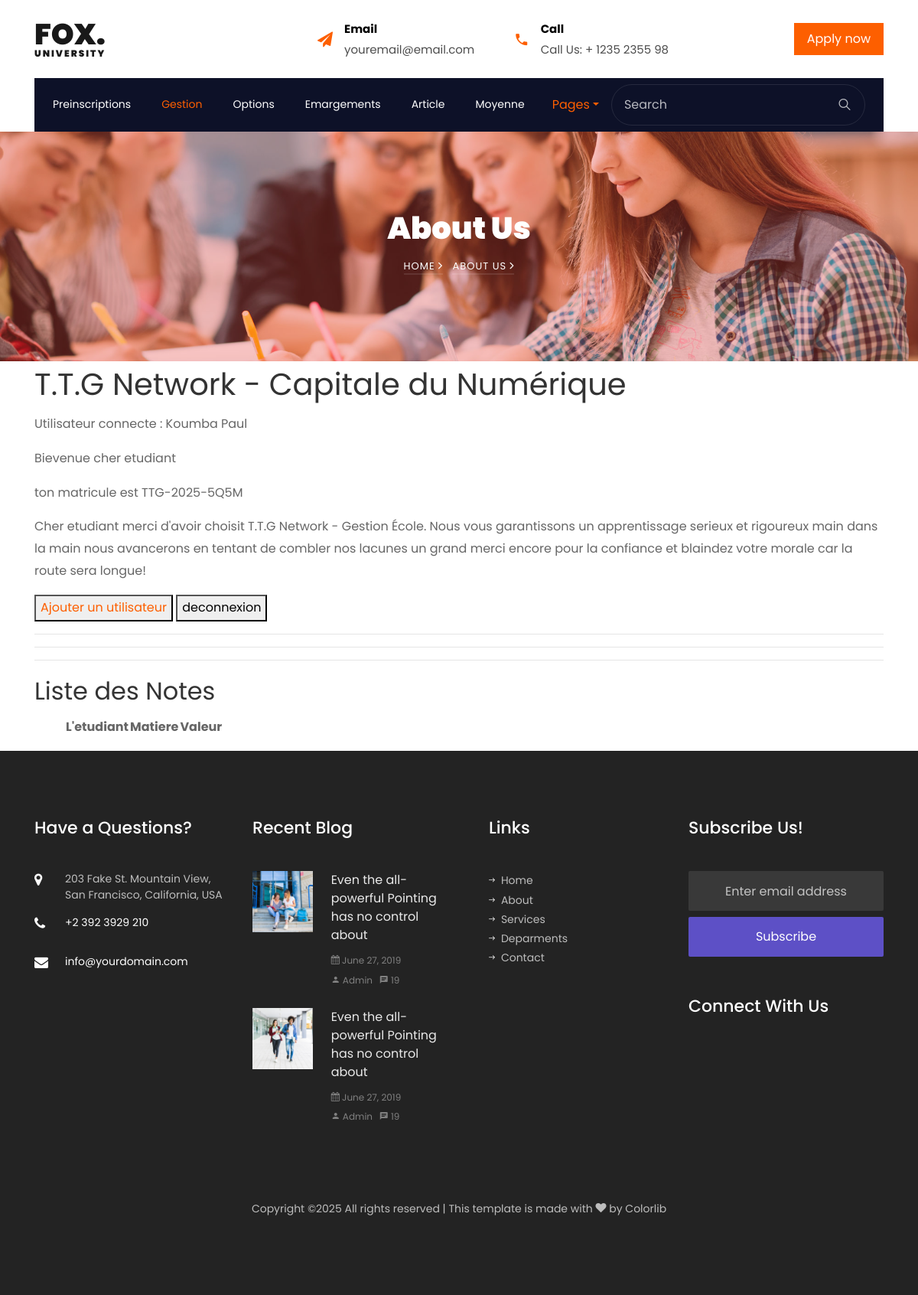
The app's page /note (signed in) with its own data.
### Projet_annee/models.py (models this page shows)
class User(AbstractUser):
    ROLES = (
        ('admin', 'Administrateur'),
        ('formateur', 'Formateur'),
        ('etudiant', 'Étudiant'),
        ('parent', 'Parent'),
    )
    role = models.CharField(max_length=20, choices=ROLES)
    code_formateur = models.CharField(max_length=10, unique=True, null=True, blank=True)
    code_parent = models.CharField(max_length=10, unique=True, null=True, blank=True)
    matricule = models.CharField(max_length=30, unique=True, null=True, blank=True)

### Projet_annee/views.py (the view)
# urls.py: path('note', views.notes_view, name='note'),
@login_required
def notes_view(request):
    notes = Note.objects.all()
    return render(request, 'liste_notes.html', {'notes': notes})

### Projet_annee/templates/liste_notes.html (shortened to what this page needs)
{% extends "base.html" %}
{% block content %}
  <hr>
  <h2>Liste des Notes</h2>
  <ul>
      <table>
        <tr>
          <th>L'etudiant</th>
          <th>Matiere</th>
          <th>Valeur</th>
        </tr>
      </table>
  </ul>
{% endblock %}

### Projet_annee/templates/base.html (shortened to what this page needs)
<!DOCTYPE html>
{% load static  %}
<html lang="en">
  <head>
    <link rel="stylesheet" href="{% static 'css/open-iconic-bootstrap.min.css' %}">
    <link rel="stylesheet" href="{% static 'css/animate.css' %}">
    <link rel="stylesheet" href="{% static 'css/owl.carousel.min.css' %}">
    <link rel="stylesheet" href="{% static 'css/owl.theme.default.min.css' %}">
    <link rel="stylesheet" href="{% static 'css/magnific-popup.css' %}">
    <link rel="stylesheet" href="{% static 'css/aos.css' %}">
    <link rel="stylesheet" href="{% static 'css/ionicons.min.css' %}">
    <link rel="stylesheet" href="{% static 'css/flaticon.css' %}">
    <link rel="stylesheet" href="{% static 'css/icomoon.css' %}">
    <link rel="stylesheet" href="{% static 'css/style.css' %}">
  </head>
  <body>
	  <div class="bg-top navbar-light">
    	<div class="container">
    		<div class="row no-gutters d-flex align-items-center align-items-stretch">
    			<div class="col-md-4 d-flex align-items-center py-4">
    				<a class="navbar-brand" href="index.html">Fox. <span>University</span></a>
    			</div>
	    		<div class="col-lg-8 d-block">
		    		<div class="row d-flex">
					    <div class="col-md d-flex topper align-items-center align-items-stretch py-md-4">
					    	<div class="icon d-flex justify-content-center align-items-center"><span class="icon-paper-plane"></span></div>
					    	<div class="text">
					    		<span>Email</span>
						    	<span>youremail@email.com</span>
						    </div>
					    </div>
					    <div class="col-md d-flex topper align-items-center align-items-stretch py-md-4">
					    	<div class="icon d-flex justify-content-center align-items-center"><span class="icon-phone2"></span></div>
						    <div class="text">
						    	<span>Call</span>
						    	<span>Call Us: + 1235 2355 98</span>
						    </div>
					    </div>
					    <div class="col-md topper d-flex align-items-center justify-content-end">
					    	<p class="mb-0">
					    		<a href="#" class="btn py-2 px-3 btn-primary d-flex align-items-center justify-content-center">
					    			<span>Apply now</span>
					    		</a>
					    	</p>
					    </div>
				    </div>
			    </div>
		    </div>
		  </div>
    </div>
	  <nav class="navbar navbar-expand-lg navbar-dark bg-dark ftco-navbar-light" id="ftco-navbar">
	    <div class="container d-flex align-items-center px-4">
	      <form action="#" class="searchform order-lg-last">
          <div class="form-group d-flex">
            <input type="text" class="form-control pl-3" placeholder="Search">
            <button type="submit" placeholder="" class="form-control search"><span class="ion-ios-search"></span></button>
          </div>
        </form>
	      <div class="collapse navbar-collapse" id="ftco-nav">
	        <ul class="navbar-nav mr-auto">
	        	<li class="nav-item"><a href="{% url 'preinscription' %}" class="nav-link pl-0">Preinscriptions</a></li>
	        	<li class="nav-item active"><a href="{% url 'admin:index' %}" class="nav-link">Gestion</a></li>
	        	<li class="nav-item"><a href="{% url 'options' %}" class="nav-link">Options</a></li>
	        	<li class="nav-item"><a href="{% url 'liste_emargements' %}" class="nav-link">Emargements</a></li>
	        	<li class="nav-item"><a href="{% url 'article' %}" class="nav-link">Article</a></li>
	          <li class="nav-item"><a href="{% url 'recherche_moyenne' %}" class="nav-link">Moyenne</a></li>
	        </ul>
	      </div>
        <div class="nav-item dropdown">
                    <a href="#" class="nav-link dropdown-toggle" data-bs-toggle="dropdown">Pages</a>
	    </div>
	  </nav>
    <section class="hero-wrap hero-wrap-2" style="background-image: url('static/images/bg_1.jpg');">
      <div class="overlay"></div>
      <div class="container">
        <div class="row no-gutters slider-text align-items-center justify-content-center">
          <div class="col-md-9 ftco-animate text-center">
            <h1 class="mb-2 bread">About Us</h1>
            <p class="breadcrumbs"><span class="mr-2"><a href="index.html">Home <i class="ion-ios-arrow-forward"></i></a></span> <span>About us <i class="ion-ios-arrow-forward"></i></span></p>
          </div>
        </div>
      </div>
    </section>
      <section>
          <div class="container border:10px-solid-black ">
    <header>
      <h1>T.T.G Network - Capitale du Numérique</h1>
      <main>
          <p>Utilisateur connecte : {{user}}</p>
            {% if user.is_authenticated %}
            {% if user.role %}
            <p>Bievenue cher {{user.role}} </p>
            {% else %}
            <p>Bievenue cher Admin </p>
            {% endif %}
              {% if user.matricule %}
              <p>ton matricule est {{user.matricule}}</p>
              <p>
                  Cher etudiant merci d'avoir choisit T.T.G Network - Gestion École.
                  Nous vous garantissons un apprentissage serieux et rigoureux main dans
                  la main nous avancerons en tentant de combler nos lacunes un grand merci
                  encore pour la confiance et blaindez votre morale car la route sera longue!
              </p>
              {% endif %}
            {% endif %}
          <button><a href="{% url 'urlregister' %}">Ajouter un utilisateur</a></button>
          <a href="{% url 'urllogout' %}"><button>deconnexion</button></a>
          <hr>
          <hr>
        </main>
    </header>
      </section>
        <div class="container">
          {% block content %}{% endblock %}
        </div>
      <footer class="ftco-footer ftco-bg-dark ftco-section">
      <div class="container">
        <div class="row mb-5">
          <div class="col-md-6 col-lg-3">
            <div class="ftco-footer-widget mb-5">
            	<h2 class="ftco-heading-2">Have a Questions?</h2>
            	<div class="block-23 mb-3">
	              <ul>
	                <li><span class="icon icon-map-marker"></span><span class="text">203 Fake St. Mountain View, San Francisco, California, USA</span></li>
	                <li><a href="#"><span class="icon icon-phone"></span><span class="text">+2 392 3929 210</span></a></li>
	                <li><a href="#"><span class="icon icon-envelope"></span><span class="text">info@yourdomain.com</span></a></li>
	              </ul>
	            </div>
            </div>
          </div>
          <div class="col-md-6 col-lg-3">
            <div class="ftco-footer-widget mb-5">
              <h2 class="ftco-heading-2">Recent Blog</h2>
              <div class="block-21 mb-4 d-flex">
                <a class="blog-img mr-4" style="background-image: url(static/images/image_1.jpg);"></a>
                <div class="text">
                  <h3 class="heading"><a href="#">Even the all-powerful Pointing has no control about</a></h3>
                  <div class="meta">
                    <div><a href="#"><span class="icon-calendar"></span> June 27, 2019</a></div>
                    <div><a href="#"><span class="icon-person"></span> Admin</a></div>
                    <div><a href="#"><span class="icon-chat"></span> 19</a></div>
                  </div>
                </div>
              </div>
              <div class="block-21 mb-5 d-flex">
                <a class="blog-img mr-4" style="background-image: url(static/images/image_2.jpg);"></a>
                <div class="text">
                  <h3 class="heading"><a href="#">Even the all-powerful Pointing has no control about</a></h3>
                  <div class="meta">
                    <div><a href="#"><span class="icon-calendar"></span> June 27, 2019</a></div>
                    <div><a href="#"><span class="icon-person"></span> Admin</a></div>
                    <div><a href="#"><span class="icon-chat"></span> 19</a></div>
                  </div>
                </div>
              </div>
            </div>
          </div>
          <div class="col-md-6 col-lg-3">
            <div class="ftco-footer-widget mb-5 ml-md-4">
              <h2 class="ftco-heading-2">Links</h2>
              <ul class="list-unstyled">
                <li><a href="#"><span class="ion-ios-arrow-round-forward mr-2"></span>Home</a></li>
                <li><a href="#"><span class="ion-ios-arrow-round-forward mr-2"></span>About</a></li>
                <li><a href="#"><span class="ion-ios-arrow-round-forward mr-2"></span>Services</a></li>
                <li><a href="#"><span class="ion-ios-arrow-round-forward mr-2"></span>Deparments</a></li>
                <li><a href="#"><span class="ion-ios-arrow-round-forward mr-2"></span>Contact</a></li>
              </ul>
            </div>
          </div>
          <div class="col-md-6 col-lg-3">
            <div class="ftco-footer-widget mb-5">
            	<h2 class="ftco-heading-2">Subscribe Us!</h2>
              <form action="#" class="subscribe-form">
                <div class="form-group">
                  <input type="text" class="form-control mb-2 text-center" placeholder="Enter email address">
                  <input type="submit" value="Subscribe" class="form-control submit px-3">
                </div>
              </form>
            </div>
            <div class="ftco-footer-widget mb-5">
            	<h2 class="ftco-heading-2 mb-0">Connect With Us</h2>
            	<ul class="ftco-footer-social list-unstyled float-md-left float-lft mt-3">
              </ul>
            </div>
          </div>
        </div>
        <div class="row">
          <div class="col-md-12 text-center">
            <p>
  Copyright &copy;<script>document.write(new Date().getFullYear());</script> All rights reserved | This template is made with <i class="icon-heart" aria-hidden="true"></i> by <a href="https://colorlib.com" target="_blank">Colorlib</a>
  </p>
          </div>
        </div>
      </div>
    </footer>
  </body>
</html>

### Projet_annee/static/css/icomoon.css (style rules this page uses)
[class^="icon-"], [class*=" icon-"] { font-family: 'icomoon' !important; speak: none; font-style: normal; font-weight: normal; font-variant: normal; text-transform: none; line-height: 1; -webkit-font-smoothing: antialiased; -moz-osx-font-smoothing: grayscale; }
.icon-heart:before { content: "\f004"; }
.icon-map-marker:before { content: "\f041"; }
.icon-calendar:before { content: "\f073"; }
.icon-phone:before { content: "\f095"; }
.icon-envelope:before { content: "\f0e0"; }
.icon-paper-plane:before { content: "\f1d8"; }
.icon-phone2:before { content: "\e0cd"; }
.icon-chat:before { content: "\e0b7"; }
.icon-person:before { content: "\e7fd"; }

### records on screen
User: username "Koumba Paul", role "etudiant", matricule "TTG-2025-5Q5M"
